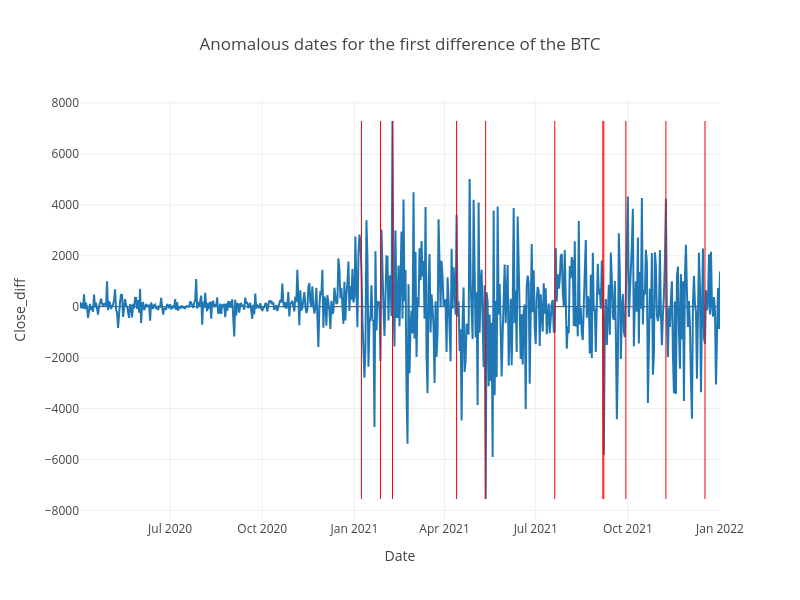

The notebook cell this image was saved under:
### Code cell
# Draw plot
if is_anomalies:
    plot_with_anomalies(df, ["Close_diff"], 
                        {"Close_diff" : f"Anomalous dates for the first difference of the {cryptocurrency}"}, 
                        'Date', anomalous_dates_diff, False)

### Figure 1 — Plotly figure (JSON) as saved in the notebook; plotly's stock layout.template omitted (floating-point values rounded to 4 significant figures; data arrays with more than 128 entries replaced by an {"elided": "..."} marker saying what was removed)
{"data": [{"hovertemplate": "Date=%{x}<br>Close_diff=%{y}<extra></extra>", "legendgroup": "", "line": {"color": "#1F77B4", "dash": "solid"}, "marker": {"symbol": "circle"}, "mode": "lines", "name": "", "orientation": "v", "showlegend": false, "type": "scatter", "x": {"elided": "640 str values"}, "xaxis": "x", "y": {"elided": "640 float values"}, "yaxis": "y"}], "layout": {"height": 600, "legend": {"tracegroupgap": 0}, "shapes": [{"line": {"color": "red", "width": 1}, "type": "line", "x0": "2021-01-08", "x1": "2021-01-08", "y0": -7554.0, "y1": 7293.0}, {"line": {"color": "red", "width": 1}, "type": "line", "x0": "2021-01-27", "x1": "2021-01-27", "y0": -7554.0, "y1": 7293.0}, {"line": {"color": "red", "width": 1}, "type": "line", "x0": "2021-04-13", "x1": "2021-04-13", "y0": -7554.0, "y1": 7293.0}, {"line": {"color": "red", "width": 1}, "type": "line", "x0": "2021-07-20", "x1": "2021-07-20", "y0": -7554.0, "y1": 7293.0}, {"line": {"color": "red", "width": 1}, "type": "line", "x0": "2021-09-06", "x1": "2021-09-06", "y0": -7554.0, "y1": 7293.0}, {"line": {"color": "red", "width": 1}, "type": "line", "x0": "2021-09-29", "x1": "2021-09-29", "y0": -7554.0, "y1": 7293.0}, {"line": {"color": "red", "width": 1}, "type": "line", "x0": "2021-11-08", "x1": "2021-11-08", "y0": -7554.0, "y1": 7293.0}, {"line": {"color": "red", "width": 1}, "type": "line", "x0": "2021-12-17", "x1": "2021-12-17", "y0": -7554.0, "y1": 7293.0}, {"line": {"color": "red", "width": 1}, "type": "line", "x0": "2021-02-08", "x1": "2021-02-08", "y0": -7554.0, "y1": 7293.0}, {"line": {"color": "red", "width": 1}, "type": "line", "x0": "2021-05-12", "x1": "2021-05-12", "y0": -7554.0, "y1": 7293.0}, {"line": {"color": "red", "width": 1}, "type": "line", "x0": "2021-09-07", "x1": "2021-09-07", "y0": -7554.0, "y1": 7293.0}], "title": {"text": "Anomalous dates for the first difference of the BTC"}, "width": 800, "xaxis": {"anchor": "y", "domain": [0.0, 1.0], "title": {"text": "Date"}}, "yaxis": {"anchor": "x", "domain": [0.0, 1.0], "title": {"text": "Close_diff"}}}}
